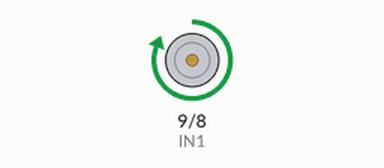
Bench run of a sketch on a simulated Arduino Uno, built with avr-gcc and run on an emulated ATmega328P. Shown: motor-driver pin pairs drawn as motors (green arrow = first pin HIGH = forward, orange = second pin HIGH = backward, longer = more drive, scaled by the enable pin).

Above: at 5.6 s.
At 11.4 s:
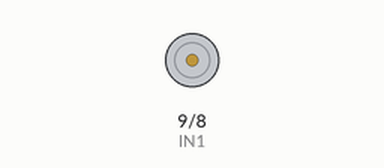
At 17.3 s:
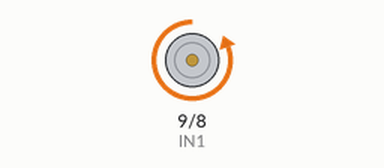
Timing chart, 0 to 30.5 s (numbered marks = the images above):
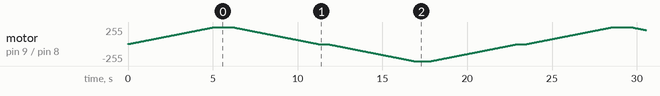

The sketch:

Intake_Prototype2.ino
```cpp
/*
  L298N H-Bridge Demo
  l298-demo.ino

Built off of code from:
  DroneBot Workshop 2022
  https://dronebotworkshop.com

  This code will loop between acceleartion and decceleration in one direction, and acceleration and decceleration in the other direction.
*/

// Motor Connections (ENA & ENB must use PWM pins)
#define IN1 9
#define IN2 8


#define ENA 10


void motorAccel() {
  for (int i = 0; i < 256; i++) {
    analogWrite(ENA, i);

    delay(20);
  }
}

void motorDecel() {
  for (int i = 255; i >= 0; --i) {
    analogWrite(ENA, i);

    delay(20);
  }
}

void setup() {

  // Set motor connections as outputs
  pinMode(IN1, OUTPUT);
  pinMode(IN2, OUTPUT);


  pinMode(ENA, OUTPUT);


  // Start with motors off
  digitalWrite(IN1, LOW);
  digitalWrite(IN2, LOW);


  analogWrite(ENA, 0);

}

void loop() {

  // Set motor forward
  digitalWrite(IN1, HIGH);
  digitalWrite(IN2, LOW);


  // Accelerate & decelerate both motors forward
  motorAccel();

  delay(1000);

  motorDecel();

  delay(500);

  // Set motors reverse
  digitalWrite(IN1, LOW);
  digitalWrite(IN2, HIGH);


  // Accelerate & decelerate both motors backward
  motorAccel();

  delay(1000);
  motorDecel();

  delay(500);

}
```
